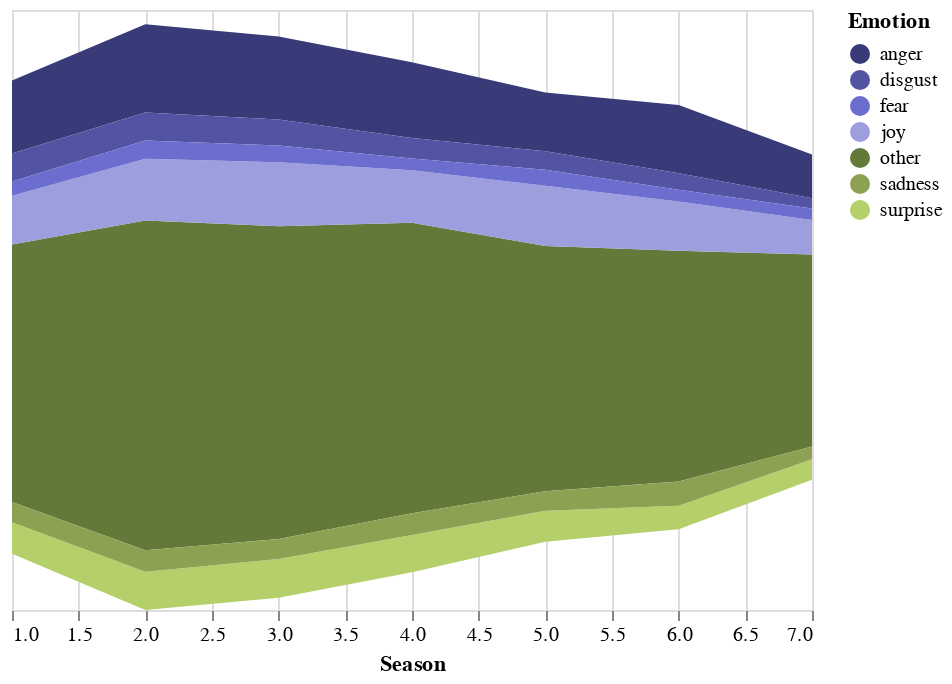

Notebook cell for this chart:
### Code cell
alt.Chart(freq).mark_area().encode(
    alt.X('Season:Q', axis=alt.Axis(domain=False, tickSize=5, grid=True)),
    alt.Y('Frequency:Q', stack='center', axis=None),
    alt.Color('Emotion:N',scale=alt.Scale(scheme='category20b'))
).interactive()

### Figure 1 — Vega-Lite specification as saved in the notebook (floating-point values rounded to 4 significant figures)
{"config": {"view": {"continuousWidth": 400, "continuousHeight": 300}}, "data": {"name": "data-d421c193e6876193ec9c792a9677a167"}, "mark": "area", "encoding": {"color": {"type": "nominal", "field": "Emotion", "scale": {"scheme": "category20b"}}, "x": {"type": "quantitative", "axis": {"domain": false, "grid": true, "tickSize": 5}, "field": "Season"}, "y": {"type": "quantitative", "axis": null, "field": "Frequency", "stack": "center"}}, "selection": {"selector001": {"type": "interval", "bind": "scales", "encodings": ["x", "y"]}}, "$schema": "https://vega.github.io/schema/vega-lite/v4.8.1.json", "datasets": {"data-d421c193e6876193ec9c792a9677a167": [{"Season": 1, "Emotion": "other", "Frequency": 1716}, {"Season": 1, "Emotion": "anger", "Frequency": 486}, {"Season": 1, "Emotion": "joy", "Frequency": 326}, {"Season": 1, "Emotion": "surprise", "Frequency": 210}, {"Season": 1, "Emotion": "disgust", "Frequency": 186}, {"Season": 1, "Emotion": "sadness", "Frequency": 135}, {"Season": 1, "Emotion": "fear", "Frequency": 95}, {"Season": 2, "Emotion": "other", "Frequency": 2197}, {"Season": 2, "Emotion": "anger", "Frequency": 588}, {"Season": 2, "Emotion": "joy", "Frequency": 413}, {"Season": 2, "Emotion": "surprise", "Frequency": 255}, {"Season": 2, "Emotion": "disgust", "Frequency": 187}, {"Season": 2, "Emotion": "sadness", "Frequency": 144}, {"Season": 2, "Emotion": "fear", "Frequency": 121}, {"Season": 3, "Emotion": "other", "Frequency": 2085}, {"Season": 3, "Emotion": "anger", "Frequency": 554}, {"Season": 3, "Emotion": "joy", "Frequency": 427}, {"Season": 3, "Emotion": "surprise", "Frequency": 259}, {"Season": 3, "Emotion": "disgust", "Frequency": 174}, {"Season": 3, "Emotion": "sadness", "Frequency": 133}, {"Season": 3, "Emotion": "fear", "Frequency": 111}, {"Season": 4, "Emotion": "other", "Frequency": 1937}, {"Season": 4, "Emotion": "anger", "Frequency": 505}, {"Season": 4, "Emotion": "joy", "Frequency": 350}, {"Season": 4, "Emotion": "surprise", "Frequency": 247}, {"Season": 4, "Emotion": "sadness", "Frequency": 146}, {"Season": 4, "Emotion": "disgust", "Frequency": 138}, {"Season": 4, "Emotion": "fear", "Frequency": 77}, {"Season": 5, "Emotion": "other", "Frequency": 1636}, {"Season": 5, "Emotion": "joy", "Frequency": 402}, {"Season": 5, "Emotion": "anger", "Frequency": 391}, {"Season": 5, "Emotion": "surprise", "Frequency": 206}, {"Season": 5, "Emotion": "sadness", "Frequency": 130}, {"Season": 5, "Emotion": "disgust", "Frequency": 124}, {"Season": 5, "Emotion": "fear", "Frequency": 106}, {"Season": 6, "Emotion": "other", "Frequency": 1539}, {"Season": 6, "Emotion": "anger", "Frequency": 456}, {"Season": 6, "Emotion": "joy", "Frequency": 329}, {"Season": 6, "Emotion": "sadness", "Frequency": 161}, {"Season": 6, "Emotion": "surprise", "Frequency": 157}, {"Season": 6, "Emotion": "disgust", "Frequency": 109}, {"Season": 6, "Emotion": "fear", "Frequency": 78}, {"Season": 7, "Emotion": "other", "Frequency": 1280}, {"Season": 7, "Emotion": "anger", "Frequency": 291}, {"Season": 7, "Emotion": "joy", "Frequency": 230}, {"Season": 7, "Emotion": "surprise", "Frequency": 136}, {"Season": 7, "Emotion": "sadness", "Frequency": 85}, {"Season": 7, "Emotion": "fear", "Frequency": 77}, {"Season": 7, "Emotion": "disgust", "Frequency": 69}]}}
